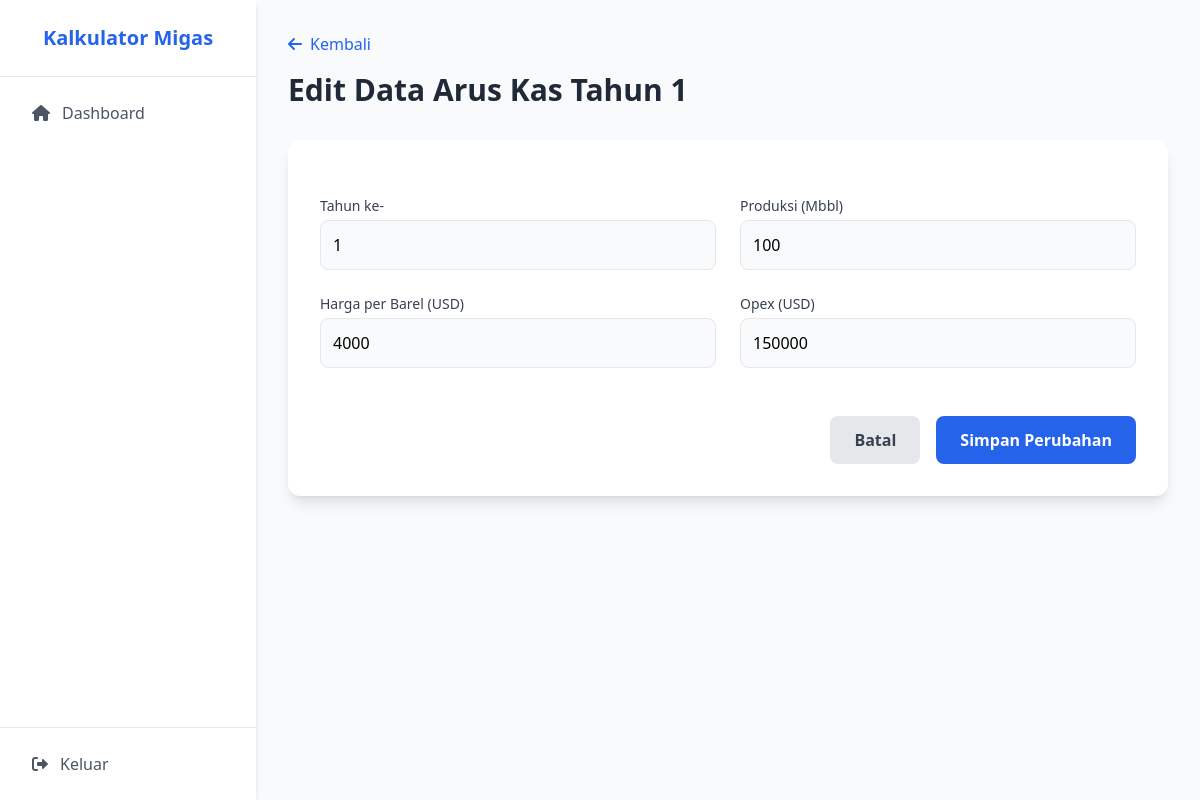
/edit-cashflow.php?id=15 (signed in), run on the app's committed database.
### tables this page shows
CREATE TABLE `cashflows` (
  `id` bigint UNSIGNED NOT NULL,
  `year` int NOT NULL,
  `production` int DEFAULT NULL,
  `income` int NOT NULL,
  `opex` int NOT NULL,
  `taxable_income` int NOT NULL,
  `net_cashflow` int NOT NULL,
  `project_id` bigint UNSIGNED NOT NULL,
  `created_at` timestamp NOT NULL,
  `updated_at` timestamp NOT NULL
);

### edit-cashflow.php (the view, shortened to what this page needs)
<?php
$user_id = $_SESSION['user_id'];
require_once "config.php";
$cashflow_id = isset($_GET['id']) ? trim($_GET['id']) : null;
$project_id = $year = $production = $price_per_barrel = $opex = "";
$validation_errors = [];
if ($_SERVER["REQUEST_METHOD"] == "POST") {
    $project_id = trim($_POST['project_id']);
    $year = trim($_POST['year']);
    $production = trim($_POST['production']);
    $price_per_barrel = trim($_POST['price_per_barrel']);
    $opex = trim($_POST['opex']);
    $sql_project = "SELECT tax, depreciation FROM projects WHERE id = ? AND user_id = ?";
    if ($stmt_project = $mysqli->prepare($sql_project)) {
        $stmt_project->bind_param("ii", $project_id, $user_id);
        $stmt_project->execute();
        $result = $stmt_project->get_result();
        $project_details = $result->fetch_assoc();
        $stmt_project->close();
    }
    if (empty($validation_errors) && $project_details) {
        $tax_percentage = $project_details['tax'];
        $depreciation_usd = $project_details['depreciation'];
        $income = $production * $price_per_barrel;
        $taxable_income = $income - $opex - $depreciation_usd;
        $tax_amount = ($taxable_income > 0) ? $taxable_income * ($tax_percentage / 100) : 0;
        $net_cashflow = $income - $opex - $tax_amount;
        $sql_update = "UPDATE cashflows SET year=?, production=?, income=?, opex=?, taxable_income=?, net_cashflow=?, updated_at=NOW() WHERE id=?";
        if ($stmt_update = $mysqli->prepare($sql_update)) {
            $stmt_update->bind_param("ididddi", $year, $production, $income, $opex, $taxable_income, $net_cashflow, $cashflow_id);
            if ($stmt_update->execute()) {
                header("location: project-details.php?id=" . $project_id);
                exit();
            } else {
                $error_message = "Gagal memperbarui data.";
            }
            $stmt_update->close();
        }
    }
} else {
    $sql_fetch = "SELECT * FROM cashflows WHERE id = ?";
    if ($stmt_fetch = $mysqli->prepare($sql_fetch)) {
        $stmt_fetch->bind_param("i", $cashflow_id);
        if ($stmt_fetch->execute()) {
            $result = $stmt_fetch->get_result();
            if ($result->num_rows == 1) {
                $cashflow = $result->fetch_assoc();
                $project_id = $cashflow['project_id'];
                $year = $cashflow['year'];
                $production = $cashflow['production'];
                $opex = $cashflow['opex'];
                $price_per_barrel = ($production > 0) ? ($cashflow['income'] / $production) : 0;
            } else {
                header("location: home.php");
                exit;
            }
        }
    }
}
?>
<!DOCTYPE html>
<html lang="id">
<head>
    <script src="https://cdn.tailwindcss.com"></script>
    <link rel="stylesheet" href="https://cdnjs.cloudflare.com/ajax/libs/font-awesome/6.0.0-beta3/css/all.min.css">
</head>
<body class="bg-gray-50">
    <div class="flex h-screen">
        <aside class="w-64 bg-white shadow-md flex flex-col">
            <div class="p-6 text-center border-b">
                <h2 class="text-xl font-bold text-blue-600">Kalkulator Migas</h2>
            </div>
            <nav class="flex-1 p-4 space-y-2"><a href="home.php" class="flex items-center px-4 py-2 text-gray-600 hover:bg-gray-100 rounded-lg"><i class="fas fa-home mr-3"></i> Dashboard</a></nav>
            <div class="p-4 border-t"><a href="logout.php" class="flex items-center px-4 py-2 text-gray-600 hover:bg-gray-100 rounded-lg"><i class="fas fa-sign-out-alt mr-3"></i> Keluar</a></div>
        </aside>
        <main class="flex-1 p-8 overflow-y-auto">
            <header class="mb-8">
                <a href="project-details.php?id=<?php echo htmlspecialchars($project_id); ?>" class="text-blue-600 hover:text-blue-800 mb-4 inline-block"><i class="fas fa-arrow-left mr-2"></i>Kembali</a>
                <h1 class="text-3xl font-bold text-gray-800">Edit Data Arus Kas Tahun <?php echo htmlspecialchars($year); ?></h1>
            </header>
            <div class="max-w-4xl mx-auto bg-white p-8 rounded-xl shadow-lg">
                <form action="<?php echo htmlspecialchars($_SERVER['PHP_SELF']) . '?id=' . $cashflow_id; ?>" method="POST" class="space-y-6">
                    <div class="grid grid-cols-1 md:grid-cols-2 gap-6">
                        <div>
                            <label for="year" class="block text-sm font-medium text-gray-700">Tahun ke-</label>
                            <input type="number" name="year" class="mt-1 w-full p-3 bg-gray-50 border rounded-lg" value="<?php echo htmlspecialchars($year); ?>">
                        </div>
                        <div>
                            <label for="production" class="block text-sm font-medium text-gray-700">Produksi (Mbbl)</label>
                            <input type="number" name="production" class="mt-1 w-full p-3 bg-gray-50 border rounded-lg" value="<?php echo htmlspecialchars($production); ?>">
                        </div>
                        <div>
                            <label for="price_per_barrel" class="block text-sm font-medium text-gray-700">Harga per Barel (USD)</label>
                            <input type="number" step="any" name="price_per_barrel" class="mt-1 w-full p-3 bg-gray-50 border rounded-lg" value="<?php echo htmlspecialchars($price_per_barrel); ?>">
                        </div>
                        <div>
                            <label for="opex" class="block text-sm font-medium text-gray-700">Opex (USD)</label>
                            <input type="number" name="opex" class="mt-1 w-full p-3 bg-gray-50 border rounded-lg" value="<?php echo htmlspecialchars($opex); ?>">
                        </div>
                    </div>
                    <div class="flex justify-end pt-6">
                        <a href="project-details.php?id=<?php echo htmlspecialchars($project_id); ?>" class="bg-gray-200 text-gray-700 font-bold py-3 px-6 rounded-lg mr-4">Batal</a>
                        <button type="submit" class="bg-blue-600 text-white font-bold py-3 px-6 rounded-lg">Simpan Perubahan</button>
                    </div>
                </form>
            </div>
        </main>
    </div>
</body>
</html>

### data on the page
cashflows: year "1", production "100", price_per_barrel "4000", opex "150000"
